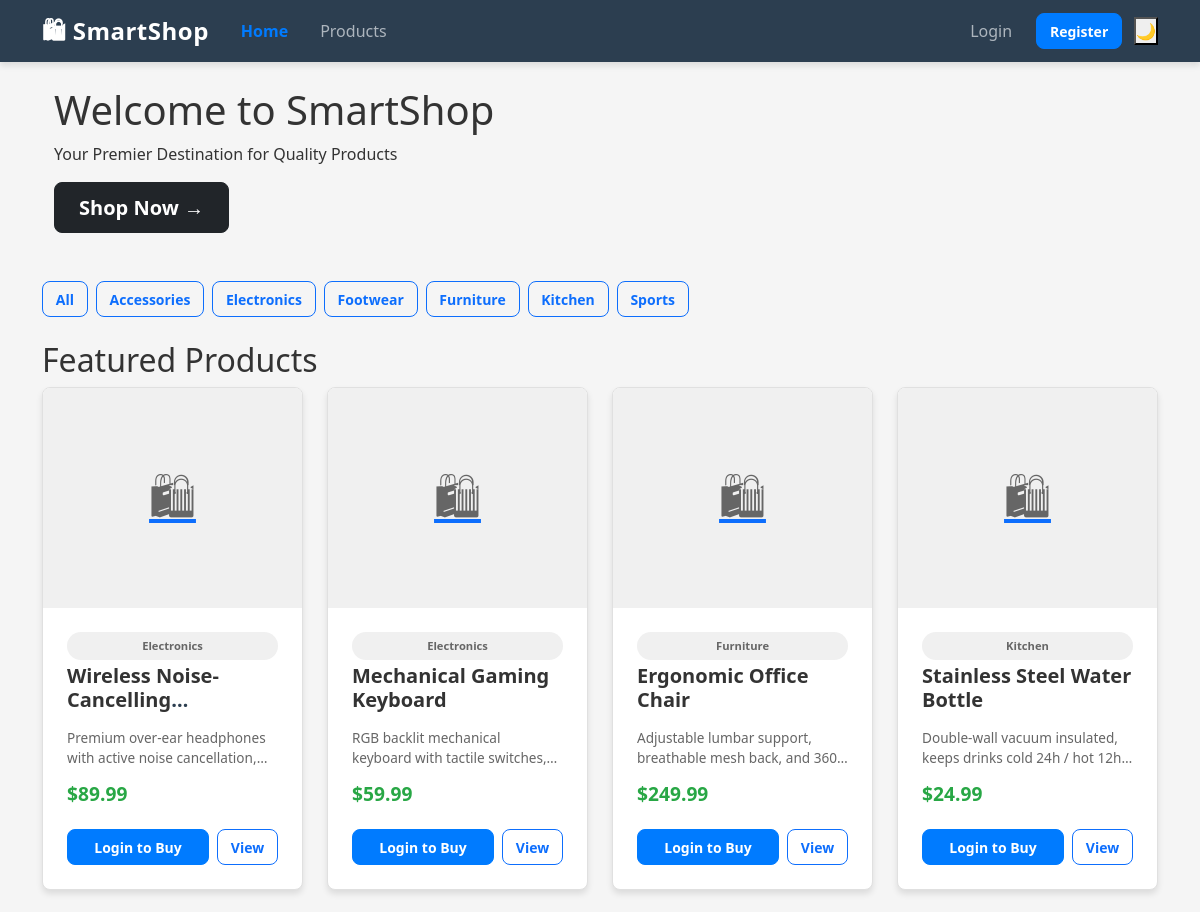
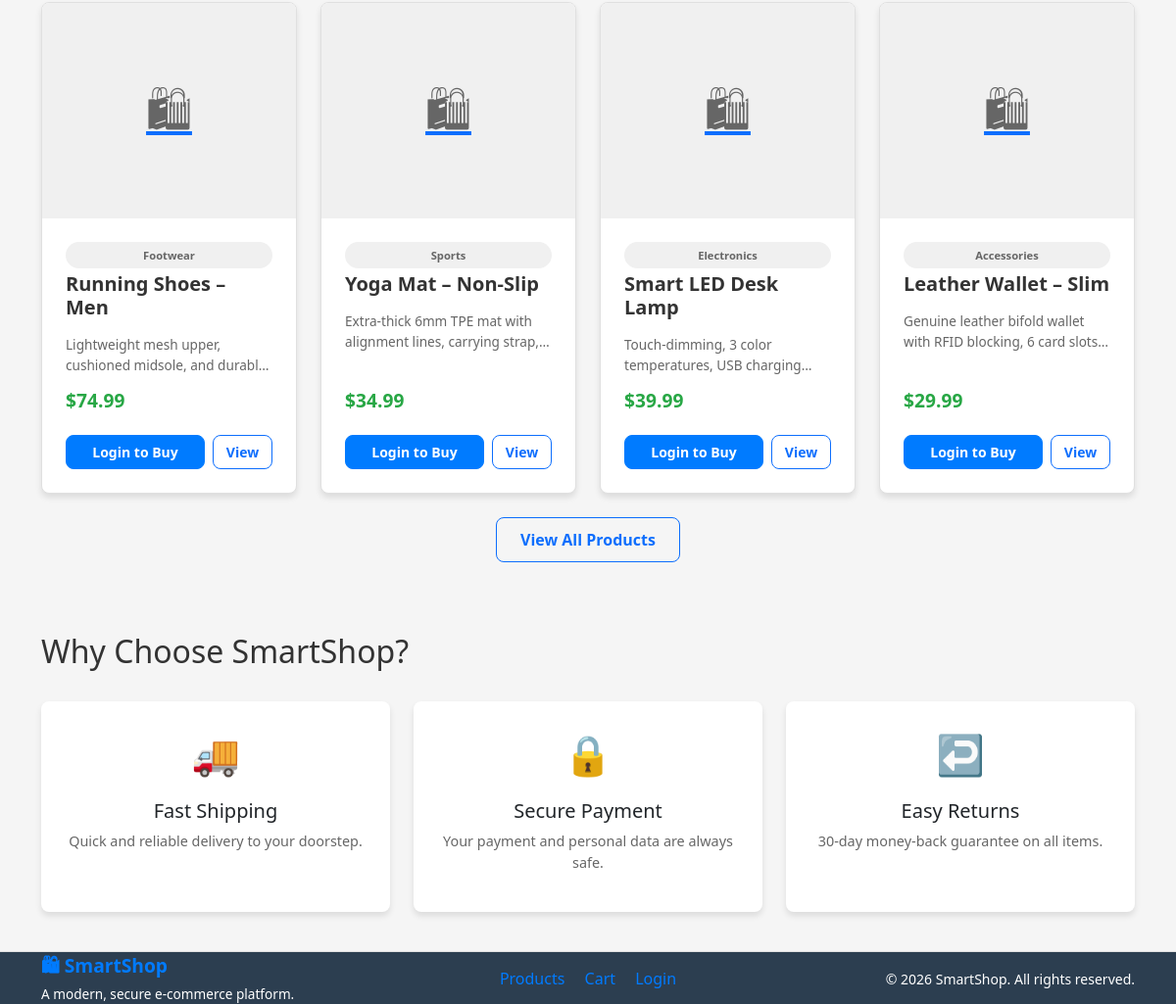
The page / on the database its author committed (2 pictures, top to bottom).
### tables this page shows
CREATE TABLE IF NOT EXISTS `products` (
  `id` INT AUTO_INCREMENT PRIMARY KEY COMMENT 'Unique product ID',
  `name` VARCHAR(255) NOT NULL COMMENT 'Product name',
  `category` VARCHAR(100) NOT NULL COMMENT 'Product category',
  `price` DECIMAL(10, 2) NOT NULL COMMENT 'Product price',
  `image` VARCHAR(255) DEFAULT NULL COMMENT 'Product image filename',
  `description` LONGTEXT DEFAULT NULL COMMENT 'Product detailed description',
  `stock` INT NOT NULL DEFAULT 0 COMMENT 'Stock quantity',
  `status` ENUM('active', 'inactive') NOT NULL DEFAULT 'active' COMMENT 'Product status',
  `created_at` TIMESTAMP DEFAULT CURRENT_TIMESTAMP COMMENT 'Product creation date',
  `updated_at` TIMESTAMP DEFAULT CURRENT_TIMESTAMP ON UPDATE CURRENT_TIMESTAMP COMMENT 'Last update date',
  
   
  INDEX `idx_category` (`category`),
  INDEX `idx_status` (`status`),
  FULLTEXT INDEX `ft_search` (`name`, `description`)
  
);

### includes/init.php (called while the page is built, shortened)
<?php
require_once __DIR__ . '/../config/config.php';
function is_logged_in(): bool
{
    return !empty($_SESSION['user']['id']);
}

### config/config.php (called while the page is built, shortened)
<?php
try {
    $dsn = sprintf('mysql:host=%s;dbname=%s;charset=%s', DB_HOST, DB_NAME, DB_CHARSET);
    $pdo = new PDO($dsn, DB_USER, DB_PASS, [
        PDO::ATTR_ERRMODE            => PDO::ERRMODE_EXCEPTION,
        PDO::ATTR_DEFAULT_FETCH_MODE => PDO::FETCH_ASSOC,
        PDO::ATTR_EMULATE_PREPARES   => false,
    ]);
} catch (PDOException $e) {
    http_response_code(500);
    error_log('DB connection failed: ' . $e->getMessage());
    die('<div style="font-family:sans-serif;padding:2rem;color:#991b1b">
           <h2>Database connection failed</h2>
           <p>Please check your configuration in <code>config/config.php</code> and ensure MySQL is running.</p>
         </div>');
}
function db_query(string $sql, array $params = []): PDOStatement
{
    global $pdo;
    $stmt = $pdo->prepare($sql);
    $stmt->execute($params);
    return $stmt;
}

### index.php (the view, shortened to what this page needs)
<?php
require_once __DIR__ . '/includes/init.php';
$featured = db_query(
    "SELECT id, name, category, price, image, description, stock
     FROM products
     WHERE status = 'active'
     ORDER BY created_at DESC
     LIMIT 8"
)->fetchAll();
$categories = db_query(
    "SELECT DISTINCT category FROM products
     WHERE category IS NOT NULL AND status = 'active'
     ORDER BY category"
)->fetchAll(PDO::FETCH_COLUMN);
require_once __DIR__ . '/includes/header.php';
?>
<div class="hero mb-5">
    <div class="container">
        <h1>Welcome to SmartShop</h1>
        <p>Your Premier Destination for Quality Products</p>
        <a href="<?php echo BASE_URL; ?>/products.php" class="btn btn-dark btn-lg">
            Shop Now →
        </a>
    </div>
</div>
<?php if (!empty($categories)): ?>
<div class="mb-4 d-flex flex-wrap gap-2">
    <a href="<?php echo BASE_URL; ?>/products.php"
       class="btn btn-outline-primary btn-sm">All</a>
    <?php foreach ($categories as $cat): ?>
    <a href="<?php echo BASE_URL; ?>/products.php?category=<?php echo urlencode($cat); ?>"
       class="btn btn-outline-primary btn-sm">
        <?php echo htmlspecialchars($cat); ?>
    </a>
    <?php endforeach; ?>
</div>
<?php endif; ?>
<h2 class="section-title">Featured Products</h2>
<?php if (empty($featured)): ?>
<div class="empty-state">
    <div class="empty-icon">📦</div>
    <h4>No products yet</h4>
    <p>Check back soon!</p>
</div>
<?php else: ?>
<div class="row row-cols-1 row-cols-sm-2 row-cols-md-3 row-cols-xl-4 g-4">
    <?php foreach ($featured as $p): ?>
    <div class="col">
        <div class="card product-card h-100">
            <a href="<?php echo BASE_URL; ?>/product.php?id=<?php echo (int)$p['id']; ?>">
                <div class="card-img-wrap">
                    <?php if (!empty($p['image']) && file_exists(UPLOAD_DIR . $p['image'])): ?>
                        <img src="<?php echo BASE_URL . '/uploads/' . htmlspecialchars($p['image']); ?>"
                             alt="<?php echo htmlspecialchars($p['name']); ?>"
                             loading="lazy">
                    <?php else: ?>
                        <div class="img-placeholder">🛍</div>
                    <?php endif; ?>
                </div>
            </a>
            <div class="card-body d-flex flex-column">
                <?php if ($p['category']): ?>
                <span class="badge mb-1"
                      style="background:var(--surface-2);color:var(--text-muted);font-size:.7rem">
                    <?php echo htmlspecialchars($p['category']); ?>
                </span>
                <?php endif; ?>
                <h5 class="card-title">
                    <a href="<?php echo BASE_URL; ?>/product.php?id=<?php echo (int)$p['id']; ?>"
                       style="color:var(--text);text-decoration:none">
                        <?php echo htmlspecialchars($p['name']); ?>
                    </a>
                </h5>
                <?php if (!empty($p['description'])): ?>
                <p style="font-size:.85rem;color:var(--text-muted);margin-bottom:.75rem;
                          display:-webkit-box;-webkit-line-clamp:2;-webkit-box-orient:vertical;overflow:hidden">
                    <?php echo htmlspecialchars($p['description']); ?>
                </p>
                <?php endif; ?>
                <div class="price mt-auto">$<?php echo number_format((float)$p['price'], 2); ?></div>
                <div class="card-footer-actions mt-2">
                    <?php if (is_logged_in()): ?>
                        <?php if ((int)$p['stock'] > 0): ?>
                        <button class="btn btn-primary btn-sm flex-fill"
                                onclick="addToCart(<?php echo (int)$p['id']; ?>, 1, this)">
                            🛒 Add to Cart
                        </button>
                        <?php else: ?>
                        <button class="btn btn-secondary btn-sm flex-fill" disabled>
                            Out of Stock
                        </button>
                        <?php endif; ?>
                    <?php else: ?>
                    <a href="<?php echo BASE_URL; ?>/auth/login.php"
                       class="btn btn-primary btn-sm flex-fill">
                        Login to Buy
                    </a>
                    <?php endif; ?>
                    <a href="<?php echo BASE_URL; ?>/product.php?id=<?php echo (int)$p['id']; ?>"
                       class="btn btn-outline-primary btn-sm">View</a>
                </div>
            </div>
        </div>
    </div>
    <?php endforeach; ?>
</div>
<div class="text-center mt-4">
    <a href="<?php echo BASE_URL; ?>/products.php" class="btn btn-outline-primary">
        View All Products
    </a>
</div>
<?php endif; ?>
<div class="row g-4 mt-5 mb-3">
    <div class="col-12">
        <h2 class="section-title">Why Choose SmartShop?</h2>
    </div>
    <div class="col-md-4">
        <div class="card h-100 text-center p-4">
            <div style="font-size:2.5rem;margin-bottom:1rem">🚚</div>
            <h5>Fast Shipping</h5>
            <p style="color:var(--text-muted);font-size:.9rem">Quick and reliable delivery to your doorstep.</p>
        </div>
    </div>
    <div class="col-md-4">
        <div class="card h-100 text-center p-4">
            <div style="font-size:2.5rem;margin-bottom:1rem">🔒</div>
            <h5>Secure Payment</h5>
            <p style="color:var(--text-muted);font-size:.9rem">Your payment and personal data are always safe.</p>
        </div>
    </div>
    <div class="col-md-4">
        <div class="card h-100 text-center p-4">
            <div style="font-size:2.5rem;margin-bottom:1rem">↩️</div>
            <h5>Easy Returns</h5>
            <p style="color:var(--text-muted);font-size:.9rem">30-day money-back guarantee on all items.</p>
        </div>
    </div>
</div>
<?php require_once __DIR__ . '/includes/footer.php'; ?>

### includes/header.php (shortened to what this page needs)
<?php
$_cartCount   = cart_count();
$_user        = current_user();
$_isAdmin     = is_admin();
$_currentPage = basename($_SERVER['PHP_SELF']);
?>
<!doctype html>
<html lang="en">
<head>
    <link href="https://cdn.jsdelivr.net/npm/bootstrap@5.3.0/dist/css/bootstrap.min.css" rel="stylesheet">
    <link href="https://cdnjs.cloudflare.com/ajax/libs/font-awesome/6.5.0/css/all.min.css" rel="stylesheet">
    <link href="<?php echo BASE_URL; ?>/css/style.css" rel="stylesheet">
</head>
<body>
<nav class="navbar navbar-expand-lg">
    <div class="container">
        <a class="navbar-brand" href="<?php echo BASE_URL; ?>/index.php">🛍 SmartShop</a>
        <div class="collapse navbar-collapse" id="mainNav">
            <ul class="navbar-nav me-auto mb-2 mb-lg-0">
                <li class="nav-item">
                    <a class="nav-link <?php echo $_currentPage==='index.php'?'active':''; ?>"
                       href="<?php echo BASE_URL; ?>/index.php">Home</a>
                </li>
                <li class="nav-item">
                    <a class="nav-link <?php echo $_currentPage==='products.php'?'active':''; ?>"
                       href="<?php echo BASE_URL; ?>/products.php">Products</a>
                </li>
            </ul>
            <ul class="navbar-nav align-items-center gap-1">
                <?php if(is_logged_in()): ?>
                <li class="nav-item">
                    <a href="<?php echo BASE_URL; ?>/cart.php" class="cart-nav-wrap" title="Cart">
                        🛒
                        <span id="cartBadge" class="cart-bubble"
                              <?php echo $_cartCount>0?'':'style="display:none"'; ?>>
                            <?php echo $_cartCount; ?>
                        </span>
                    </a>
                </li>
                <li class="nav-item dropdown">
                    <a class="nav-link dropdown-toggle" href="#"
                       role="button" data-bs-toggle="dropdown" aria-expanded="false">
                        👤 <?php echo htmlspecialchars($_user['username']); ?>
                    </a>
                    <ul class="dropdown-menu dropdown-menu-end">
                        <li><a class="dropdown-item" href="<?php echo BASE_URL; ?>/user_dashboard.php">My Dashboard</a></li>
                        <li><a class="dropdown-item" href="<?php echo BASE_URL; ?>/orders.php">My Orders</a></li>
                        <?php if($_isAdmin): ?>
                        <li><hr class="dropdown-divider"></li>
                        <li><a class="dropdown-item" href="<?php echo BASE_URL; ?>/admin/dashboard.php">⚙️ Admin Panel</a></li>
                        <?php endif; ?>
                        <li><hr class="dropdown-divider"></li>
                        <li><a class="dropdown-item text-danger" href="<?php echo BASE_URL; ?>/auth/logout.php">🚪 Logout</a></li>
                    </ul>
                </li>
                <?php else: ?>
                <li class="nav-item">
                    <a class="nav-link" href="<?php echo BASE_URL; ?>/auth/login.php">Login</a>
                </li>
                <li class="nav-item">
                    <a class="btn btn-primary btn-sm ms-1" href="<?php echo BASE_URL; ?>/auth/register.php">Register</a>
                </li>
                <?php endif; ?>
                <li class="nav-item ms-2">
                    <button id="darkToggle" title="Toggle dark mode">🌙</button>
                </li>
            </ul>
        </div>
    </div>
</nav>
<main class="container py-4">

### includes/footer.php (shortened to what this page needs)
</main>
<footer>
    <div class="container">
        <div class="row align-items-center">
            <div class="col-md-4 mb-3 mb-md-0">
                <span style="font-size:1.2rem;font-weight:700;color:var(--primary)">🛍 SmartShop</span>
                <p class="mt-1 mb-0" style="font-size:.85rem">A modern, secure e-commerce platform.</p>
            </div>
            <div class="col-md-4 text-md-center mb-3 mb-md-0">
                <a href="<?php echo BASE_URL; ?>/products.php" class="me-3">Products</a>
                <a href="<?php echo BASE_URL; ?>/cart.php" class="me-3">Cart</a>
                <?php if (is_logged_in()): ?>
                <a href="<?php echo BASE_URL; ?>/orders.php">My Orders</a>
                <?php else: ?>
                <a href="<?php echo BASE_URL; ?>/auth/login.php">Login</a>
                <?php endif; ?>
            </div>
            <div class="col-md-4 text-md-end">
                <small>&copy; <?php echo date('Y'); ?> SmartShop. All rights reserved.</small>
            </div>
        </div>
    </div>
</footer>
</body>
</html>

### css/style.css (style rules this page uses)
:root { --primary-color: #007bff; --primary-dark: #0056b3; --secondary-color: #6c757d; --success-color: #28a745; --danger-color: #dc3545; --warning-color: #ffc107; --info-color: #17a2b8; --light: #f8f9fa; --dark: #343a40; --border-radius: 8px; --shadow: 0 4px 6px rgba(0, 0, 0, 0.1); --shadow-lg: 0 10px 25px rgba(0, 0, 0, 0.2); --primary: #007bff; --text: #333; --text-muted: #666; --surface-2: #f0f0f0; --border: #e0e0e0; --radius: 8px; }
* { margin: 0; padding: 0; box-sizing: border-box; }
html, body { font-family: "Segoe UI", Tahoma, Geneva, Verdana, sans-serif; height: 100%; background-color: #f5f5f5; color: #333; }
body { display: flex; flex-direction: column; }
main { flex: 1; }
.navbar { box-shadow: var(--shadow); background-color: #2c3e50 !important; }
.navbar-brand { font-size: 1.5rem; font-weight: 700; color: #fff !important; letter-spacing: 0.5px; }
.nav-link { color: #adb5bd !important; transition: color 0.3s ease; margin: 0 0.5rem; }
.nav-link.active { color: var(--primary-color) !important; font-weight: 600; }
.card { border: none; border-radius: var(--border-radius); box-shadow: var(--shadow); transition: all 0.3s ease; }
.card-body { padding: 1.5rem; }
.card-title { color: #2c3e50; font-weight: 600; margin-bottom: 1rem; }
.product-card { height: 100%; display: flex; flex-direction: column; border: 1px solid #e0e0e0; border-radius: var(--border-radius); overflow: hidden; transition: all 0.3s ease; background-color: white; }
.product-card .card-img-wrap { height: 220px; min-height: 220px; max-height: 220px; flex-shrink: 0; overflow: hidden; background: var(--surface-2, #f0f0f0); display: flex; align-items: center; justify-content: center; }
.card-img-wrap .img-placeholder, .img-placeholder { width: 100%; height: 100%; min-height: 220px; display: flex; align-items: center; justify-content: center; font-size: 3rem; color: var(--text-muted, #666); background: var(--surface-2, #f0f0f0); }
.product-card .card-body { flex: 1; display: flex; flex-direction: column; }
.product-card .card-title { display: -webkit-box; -webkit-line-clamp: 2; -webkit-box-orient: vertical; overflow: hidden; }
.product-card .price { font-size: 1.2rem; font-weight: 700; color: var(--success-color); margin-top: auto; margin-bottom: 0.75rem; }
.product-card .card-footer-actions { display: flex; gap: 0.5rem; margin-top: 0.5rem; }
.btn { border-radius: var(--border-radius); padding: 0.6rem 1.5rem; font-weight: 600; transition: all 0.3s ease; text-transform: none; }
.btn-primary { background-color: var(--primary-color); border-color: var(--primary-color); }
.btn-sm { padding: 0.4rem 0.8rem; font-size: 0.875rem; }
footer { background-color: #2c3e50; color: white; margin-top: auto; border-top: 1px solid #e0e0e0; }
footer p { margin: 0; font-size: 0.95rem; }
footer a { color: var(--primary-color); text-decoration: none; }
.badge { padding: 0.5rem 1rem; border-radius: 20px; font-weight: 600; }

### rows shown on the page
products: category "Electronics", name "Wireless…", description "Premium over-ear headphones with active noise…", price "89.99"
products: category "Electronics", name "Mechanical Gaming Keyboard", description "RGB backlit mechanical keyboard with tactile…", price "59.99"
products: category "Furniture", name "Ergonomic Office Chair", description "Adjustable lumbar support, breathable mesh back, and…", price "249.99"
products: category "Kitchen", name "Stainless Steel Water Bottle", description "Double-wall vacuum insulated, keeps drinks cold 24h / hot…", price "24.99"
products: category "Footwear", name "Running Shoes – Men", description "Lightweight mesh upper, cushioned midsole, and…", price "74.99"
products: category "Sports", name "Yoga Mat – Non-Slip", description "Extra-thick 6mm TPE mat with alignment lines, carrying…", price "34.99"
products: category "Electronics", name "Smart LED Desk Lamp", description "Touch-dimming, 3 color temperatures, USB…", price "39.99"
products: category "Accessories", name "Leather Wallet – Slim", description "Genuine leather bifold wallet with RFID blocking, 6 card…", price "29.99"

### other values the page prints
$cat "Accessories"
$cat "Electronics"
$cat "Footwear"
$cat "Furniture"
$cat "Kitchen"
$cat "Sports"
